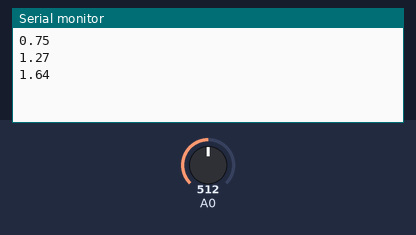
A sketch run on a simulated Arduino Uno, built with avr-gcc and run on an emulated ATmega328P. Parts: the last lines printed to the serial monitor. The inputs (shaded band) are chosen by the test bench; at power-on: A0 = 512.

Above: at 1.3 s.
1.4 s: A0 set to 716
At 1.9 s:
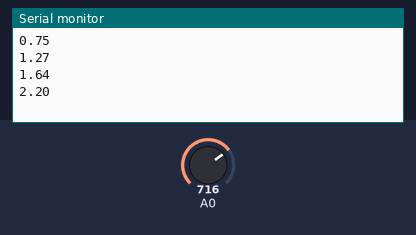
2.9 s: A0 set to 900
At 3.4 s:
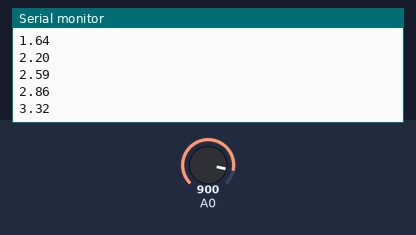
Timing chart, 0 to 5.9 s (numbered marks = the images above; inputs shaded):
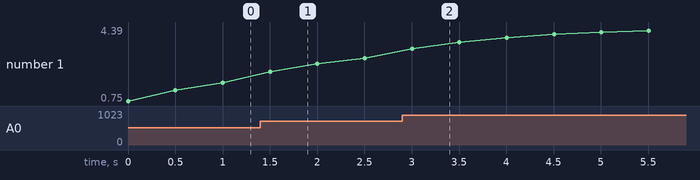

Measured:
- after the input at 1.4 s, the serial monitor: prints a new line after 0.10 s (image 1)
- after the input at 2.9 s, the serial monitor: prints a new line after 0.10 s (image 2)
- plotted number 1: 1.64 → 2.86 after the input at 1.4 s, 2.86 → 4.39 after the input at 2.9 s

The sketch:

lab03-2.ino
```cpp
double Analogin=0;
int i;
double Vin;
void setup() {
 Serial.begin(9600);
 pinMode(A0,INPUT);
}

void loop() {
 for (i=0;i<=5;i++){
Analogin = 0.7* Analogin + 0.3* analogRead(A0);
Vin = Analogin * 5 / 1024;
Serial.println(Vin);
delay(500);
 }
}
```
